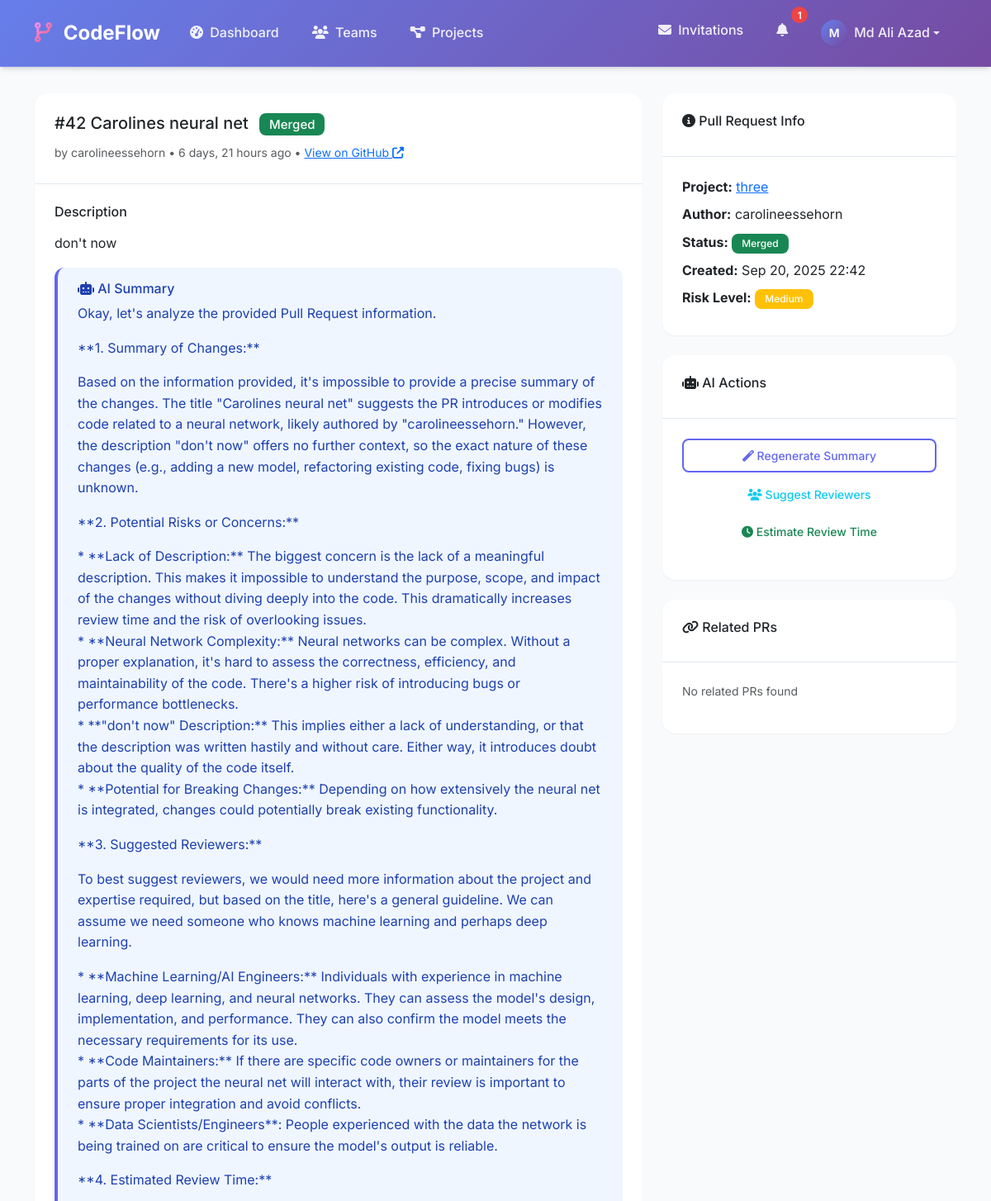
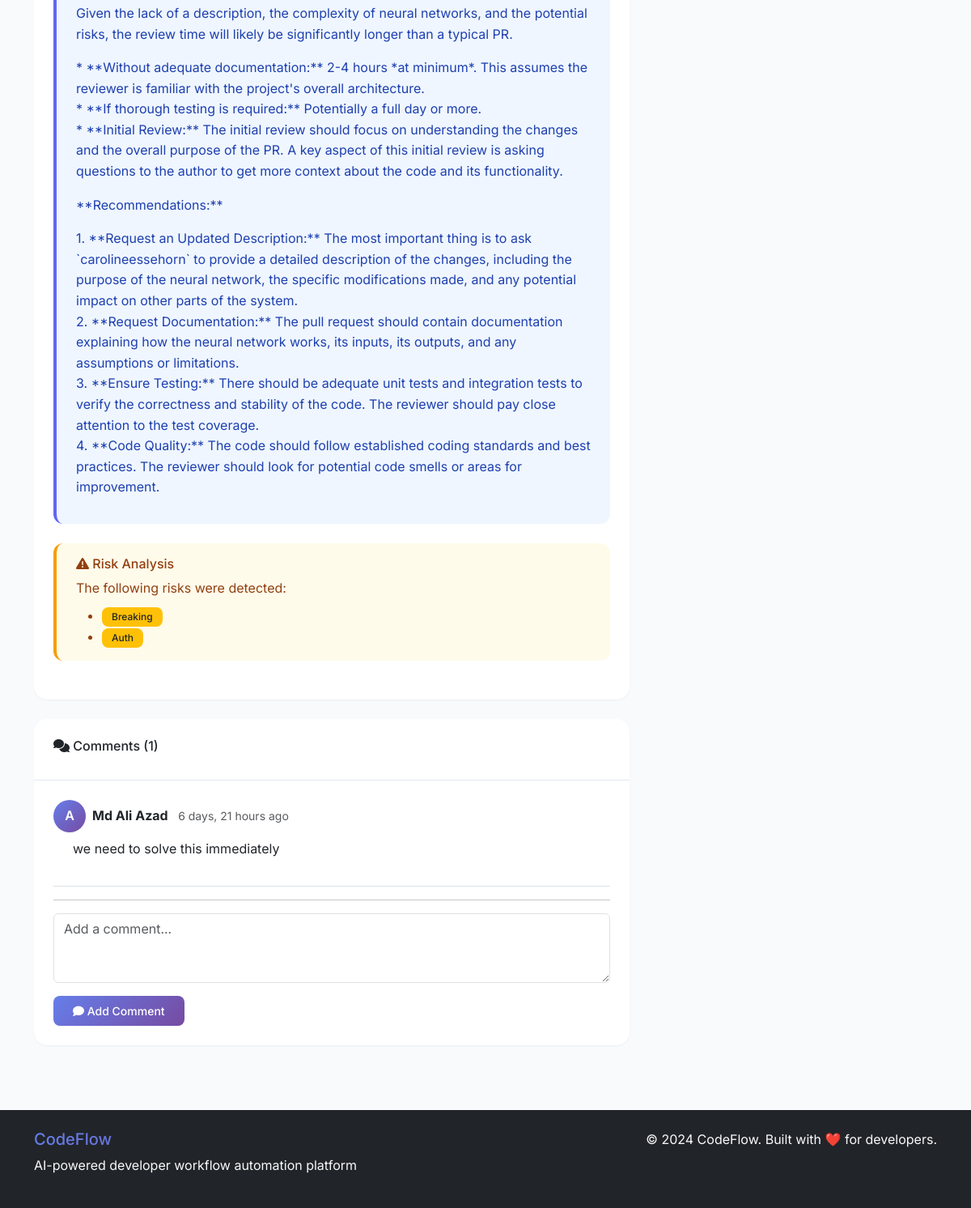
Page /prs/2/ (signed in) on the committed database (2 pictures, top to bottom).
### core/models.py (models this page shows, shortened)
class User(AbstractUser):
    email = models.EmailField(unique=True)

class PullRequest(models.Model):
    STATUS_CHOICES = [
        ('open', 'Open'),
        ('merged', 'Merged'),
        ('closed', 'Closed'),
    ]
    project = models.ForeignKey(Project, on_delete=models.CASCADE)
    number = models.IntegerField()
    title = models.CharField(max_length=200)
    description = models.TextField()
    author = models.CharField(max_length=100)
    status = models.CharField(max_length=20, choices=STATUS_CHOICES, default='open')
    diff_url = models.URLField()
    ai_summary = models.TextField(null=True, blank=True)
    risk_flags = models.JSONField(null=True, blank=True)
    created_at = models.DateTimeField(auto_now_add=True)
    class Meta:
        unique_together = ('project', 'number')

class Comment(models.Model):
    content_type = models.ForeignKey(ContentType, on_delete=models.CASCADE)
    object_id = models.PositiveIntegerField()
    content_object = GenericForeignKey('content_type', 'object_id')
    author = models.ForeignKey(User, on_delete=models.CASCADE)
    body = models.TextField()
    created_at = models.DateTimeField(auto_now_add=True)

class Project(models.Model):
    team = models.ForeignKey(Team, on_delete=models.CASCADE)
    name = models.CharField(max_length=200)
    repo_url = models.URLField(blank=True, null=True, help_text="GitHub repository URL")
    description = models.TextField()
    created_at = models.DateTimeField(auto_now_add=True)

### core/views.py (the view)
# urls.py: path('prs/<int:pr_id>/', views.pr_detail_view, name='pr_detail'),
@login_required
@require_pr_access
def pr_detail_view(request, pr_id, pr=None):
    related_prs = PullRequest.objects.filter(
        project=pr.project
    ).exclude(id=pr.id).order_by('-created_at')[:5]
    from django.contrib.contenttypes.models import ContentType
    from .models import Comment
    pr_content_type = ContentType.objects.get_for_model(PullRequest)
    comments = Comment.objects.filter(
        content_type=pr_content_type,
        object_id=pr.id
    ).order_by('created_at')
    user_permissions = {
        'can_manage_project': TeamPermissions.can_manage_projects(request.user, pr.project.team),
        'user_role': TeamPermissions.get_user_role(request.user, pr.project.team),
        'is_team_owner': pr.project.team.owner == request.user,
    }
    return render(request, 'pr_detail.html', {
        'pr': pr,
        'related_prs': related_prs,
        'comments': comments,
        'user_permissions': user_permissions,
    })

### core/templates/pr_detail.html (shortened to what this page needs)
{% extends 'base.html' %}
{% block content %}
<div class="row">
    <div class="col-md-8">
        <div class="card mb-4">
            <div class="card-header">
                <div class="d-flex justify-content-between align-items-center">
                    <h5>
                        #{{ pr.number }} {{ pr.title }}
                        <span class="badge bg-{% if pr.status == 'open' %}warning{% elif pr.status == 'merged' %}success{% else %}secondary{% endif %} ms-2">
                            {{ pr.get_status_display }}
                        </span>
                    </h5>
                </div>
                <small class="text-muted">
                    by {{ pr.author }} • {{ pr.created_at|timesince }} ago •
                    <a href="{{ pr.diff_url }}" target="_blank">View on GitHub <i class="fas fa-external-link-alt"></i></a>
                </small>
            </div>
            <div class="card-body">
                <h6>Description</h6>
                <p>{{ pr.description|linebreaks }}</p>
                {% if pr.ai_summary %}
                <div class="alert alert-info">
                    <h6><i class="fas fa-robot"></i> AI Summary</h6>
                    <div class="mb-0" id="ai-summary-content">{{ pr.ai_summary|linebreaks }}</div>
                </div>
                {% else %}
                <div class="alert alert-light">
                    <button class="btn btn-outline-primary btn-sm" onclick="generateAISummary()">
                        <i class="fas fa-robot"></i> Generate AI Summary
                    </button>
                </div>
                {% endif %}
                {% if pr.risk_flags %}
                <div class="alert alert-warning">
                    <h6><i class="fas fa-exclamation-triangle"></i> Risk Analysis</h6>
                    <p class="mb-2">The following risks were detected:</p>
                    <ul class="mb-0">
                        {% for risk in pr.risk_flags.detected_risks %}
                        <li><span class="badge bg-warning text-dark">{{ risk|title }}</span></li>
                        {% endfor %}
                    </ul>
                </div>
                {% endif %}
            </div>
        </div>
        <div class="card">
            <div class="card-header">
                <h6><i class="fas fa-comments"></i> Comments ({{ comments.count }})</h6>
            </div>
            <div class="card-body">
                <div id="comments-list">
                    {% if comments %}
                        {% for comment in comments %}
                        <div class="comment mb-3 pb-3 border-bottom">
                            <div class="d-flex justify-content-between align-items-start">
                                <div class="d-flex align-items-center">
                                    <div class="avatar-circle me-2">
                                        {{ comment.author.username|first|upper }}
                                    </div>
                                    <div>
                                        <strong>{{ comment.author.get_full_name|default:comment.author.username }}</strong>
                                        <small class="text-muted ms-2">{{ comment.created_at|timesince }} ago</small>
                                    </div>
                                </div>
                            </div>
                            <div class="mt-2 ms-4">
                                <div class="comment-content">{{ comment.body|linebreaks }}</div>
                            </div>
                        </div>
                        {% endfor %}
                    {% else %}
                        <p class="text-muted">No comments yet. Be the first to comment!</p>
                    {% endif %}
                </div>
                <hr>
                <form id="comment-form" onsubmit="addComment(event)">
                    <div class="mb-3">
                        <textarea class="form-control" placeholder="Add a comment..." rows="3" id="comment-text" required></textarea>
                    </div>
                    <button type="submit" class="btn btn-primary btn-sm">
                        <i class="fas fa-comment"></i> Add Comment
                    </button>
                </form>
            </div>
        </div>
    </div>
    <div class="col-md-4">
        <div class="card mb-4">
            <div class="card-header">
                <h6><i class="fas fa-info-circle"></i> Pull Request Info</h6>
            </div>
            <div class="card-body">
                <div class="mb-2">
                    <strong>Project:</strong>
                    <a href="{% url 'project_detail' pr.project.id %}">{{ pr.project.name }}</a>
                </div>
                <div class="mb-2">
                    <strong>Author:</strong> {{ pr.author }}
                </div>
                <div class="mb-2">
                    <strong>Status:</strong>
                    <span class="badge bg-{% if pr.status == 'open' %}warning{% elif pr.status == 'merged' %}success{% else %}secondary{% endif %}">
                        {{ pr.get_status_display }}
                    </span>
                </div>
                <div class="mb-2">
                    <strong>Created:</strong> {{ pr.created_at|date:"M d, Y H:i" }}
                </div>
                {% if pr.risk_flags %}
                <div class="mb-2">
                    <strong>Risk Level:</strong>
                    <span class="badge bg-warning">{{ pr.risk_flags.confidence|title }}</span>
                </div>
                {% endif %}
            </div>
        </div>
        <div class="card mb-4">
            <div class="card-header">
                <h6><i class="fas fa-robot"></i> AI Actions</h6>
            </div>
            <div class="card-body">
                <div class="d-grid gap-2">
                    <button class="btn btn-outline-primary btn-sm" onclick="generateAISummary()">
                        <i class="fas fa-magic"></i> Regenerate Summary
                    </button>
                    <button class="btn btn-outline-info btn-sm" onclick="suggestReviewers()">
                        <i class="fas fa-users"></i> Suggest Reviewers
                    </button>
                    <button class="btn btn-outline-success btn-sm" onclick="estimateReviewTime()">
                        <i class="fas fa-clock"></i> Estimate Review Time
                    </button>
                </div>
            </div>
        </div>
        <div class="card">
            <div class="card-header">
                <h6><i class="fas fa-link"></i> Related PRs</h6>
            </div>
            <div class="card-body">
                {% if related_prs %}
                    {% for related_pr in related_prs %}
                    <div class="mb-2">
                        <a href="{% url 'pr_detail' related_pr.id %}" class="text-decoration-none">
                            #{{ related_pr.number }} {{ related_pr.title|truncatechars:30 }}
                        </a>
                        <br><small class="text-muted">{{ related_pr.created_at|timesince }} ago</small>
                    </div>
                    {% endfor %}
                {% else %}
                    <p class="text-muted small">No related PRs found</p>
                {% endif %}
            </div>
        </div>
    </div>
</div>
{% endblock %}

### core/templates/base.html (shortened to what this page needs)
<!DOCTYPE html>
<html lang="en">
<head>
    <link href="https://cdn.jsdelivr.net/npm/bootstrap@5.3.0/dist/css/bootstrap.min.css" rel="stylesheet">
    <link href="https://cdnjs.cloudflare.com/ajax/libs/font-awesome/6.4.0/css/all.min.css" rel="stylesheet">
</head>
<body>
    <nav class="navbar navbar-expand-lg navbar-custom">
        <div class="container">
            <a class="navbar-brand" href="{% if user.is_authenticated %}{% url 'dashboard' %}{% else %}{% url 'home' %}{% endif %}">
                <i class="fas fa-code-branch"></i> CodeFlow
            </a>
            <div class="collapse navbar-collapse" id="navbarNav">
                {% if user.is_authenticated %}
                <ul class="navbar-nav me-auto">
                    <li class="nav-item">
                        <a class="nav-link" href="{% url 'dashboard' %}">
                            <i class="fas fa-tachometer-alt me-1"></i> Dashboard
                        </a>
                    </li>
                    <li class="nav-item">
                        <a class="nav-link" href="{% url 'team_create' %}">
                            <i class="fas fa-users me-1"></i> Teams
                        </a>
                    </li>
                    <li class="nav-item">
                        <a class="nav-link" href="{% url 'project_create' %}">
                            <i class="fas fa-project-diagram me-1"></i> Projects
                        </a>
                    </li>
                </ul>
                <ul class="navbar-nav ms-auto">
                    <li class="nav-item">
                        <a class="nav-link" href="{% url 'invitation_list' %}">
                            <i class="fas fa-envelope me-1"></i> Invitations
                        </a>
                    </li>
                    <li class="nav-item dropdown">
                        <a class="nav-link position-relative" href="#" data-bs-toggle="dropdown" id="notificationDropdown">
                            <i class="fas fa-bell"></i>
                            <span class="notification-badge" id="notification-count">0</span>
                        </a>
                    </li>
                    <li class="nav-item dropdown">
                        <a class="nav-link dropdown-toggle d-flex align-items-center" href="#" data-bs-toggle="dropdown">
                            <div class="avatar-circle avatar-sm me-2">
                                {{ user.first_name.0|default:user.username.0|upper }}
                            </div>
                            <span class="d-none d-md-inline">{{ user.get_full_name|default:user.username }}</span>
                        </a>
                    </li>
                </ul>
                {% endif %}
            </div>
        </div>
    </nav>
    <main class="main-content">
        <div class="container">
            {% block content %}
            {% endblock %}
        </div>
    </main>
    <footer class="bg-dark text-light py-4 mt-5">
        <div class="container">
            <div class="row">
                <div class="col-md-6">
                    <h5 class="text-gradient">CodeFlow</h5>
                    <p class="text">AI-powered developer workflow automation platform</p>
                </div>
                <div class="col-md-6 text-md-end">
                    <p class="text mb-0">&copy; 2024 CodeFlow. Built with ❤️ for developers.</p>
                </div>
            </div>
        </div>
    </footer>
</body>
</html>

### rows in the picture
User: first_name.0 "M", get_full_name "Md Ali Azad"
PullRequest: number "42", title "Carolines neural net", status "Merged", author "carolineessehorn", created_at "6 days, 21 hours", description "don't now", ai_summary "Okay, let's analyze the provided Pull Request information. **1. Summary of Changes:** Based on the information provided, it's impossible to provide a precise summary of the changes. The title \"Carolines neural net\" suggests the PR introduces or modifies code related to a neural network, likely authored by \"carolineessehorn.\" However, the description \"don't now\" offers no further context, so the exact nature of these changes (e.g., adding a new model, refactoring existing code, fixing bugs) is unknown. **2. Potential Risks or Concerns:** * **Lack of Description:** The biggest concern is the lack of a meaningful description. This makes it impossible to understand the purpose, scope, and…", project.name "three", created_at "Sep 20, 2025 22:42", risk_flags.confidence "Medium"
Comment: author.username|first "A", author.get_full_name "Md Ali Azad", created_at "6 days, 21 hours", body "we need to solve this immediately"

### other values in the picture
{{ risk|title }} "Breaking" "Auth"
{{ comments.count }} "1"
